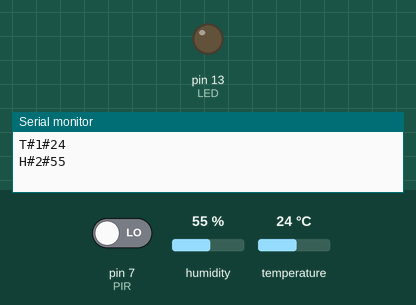
Simulated run of this sketch. Board: Arduino Uno, built with avr-gcc and run on an emulated ATmega328P. On the bench: output pins drawn as LEDs (lit = HIGH), the last lines printed to the serial monitor. The inputs (shaded band) are chosen by the test bench; at power-on: pin 7 (PIR) LOW, humidity 55 %, temperature 24 °C.

Above: at 2.7 s.
2.8 s: pin 7 (PIR) driven HIGH
At 4.9 s:
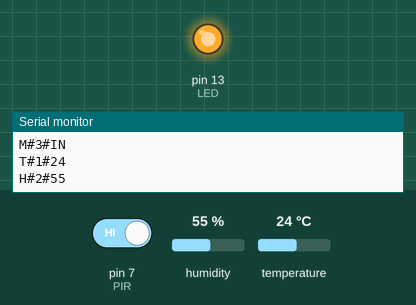
5.5 s: pin 7 (PIR) driven LOW
At 6.2 s:
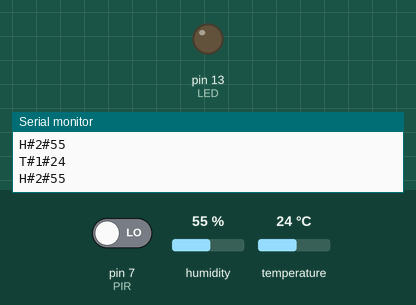
Timing chart, 0 to 8.5 s (numbered marks = the images above; inputs shaded):
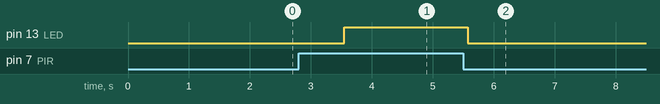

Measured:
- after the input at 2.8 s, pin 13 (LED): LOW → HIGH after 0.75 s
- after the input at 5.5 s, pin 13 (LED): HIGH → LOW after 0.07 s

The sketch:

temp_hum_mov.ino
```cpp
//Script DH11

#include <SimpleDHT.h>

// for DHT11,
//      VCC: 5V or 3V
//      GND: GND
//      DATA: 2
int pinDHT11 = 2;
int TsensorID = 1;
int HsensorID = 2;
int MsensorID = 3;

int ES = 0;

const int PIR = 7;  // pin 7 donde  va a la señal del sensor de movimiento
const int LED = 13;
int pir_lectura = 0;

SimpleDHT22 dht11(pinDHT11); //OJO AQUI K ES DONDE MODIFIQUE PARA MI SENSOR DE H/T

void setup() {
  Serial.begin(9600); // Configurar el puerto serie a 9600 para monitorizar
  pinMode(LED, OUTPUT); // Configurar LED como salida o OUTPUT
  pinMode(PIR, INPUT);  // Configurar pir como entrada o INPUT

  delay(500);//Delay to let system boot
  delay(1000);
}

void loop() {
  // Código principal donde ocurren en loop

  byte temperature = 0;
  byte humidity = 0;
  pir_lectura = digitalRead(PIR); //leer el pin del sensor de movimiento PIR

  if (dht11.read(pinDHT11, &temperature, &humidity, NULL)) {
    return;
  }
 if (pir_lectura == HIGH and (ES % 2)==0 ){
    digitalWrite(LED, HIGH); // prende LED
    Serial.print((String)"M#");
    Serial.print((int)MsensorID);
    Serial.println("#IN");
    ES++;

  }
  else {
  if (pir_lectura == HIGH and (ES % 2)==1 ){
    digitalWrite(LED, HIGH); // prende LED
    Serial.print((String)"M#");
    Serial.print((int)MsensorID);
    Serial.println("#OUT");
    ES++;
  }
   else {

    digitalWrite(LED, LOW); // apagar LED
    //Serial.println("No hay movimiento");
  }
  }
  Serial.print((String)"T#");
  Serial.print((int)TsensorID);
  Serial.print('#');
  Serial.println((int)temperature);
  delay(500);
  Serial.print((String)"H#");
  Serial.print((int)HsensorID);
  Serial.print('#');
  Serial.println((int)humidity);


  // DHT11 sampling rate is 1HZ.
  delay(1500);
}
```
